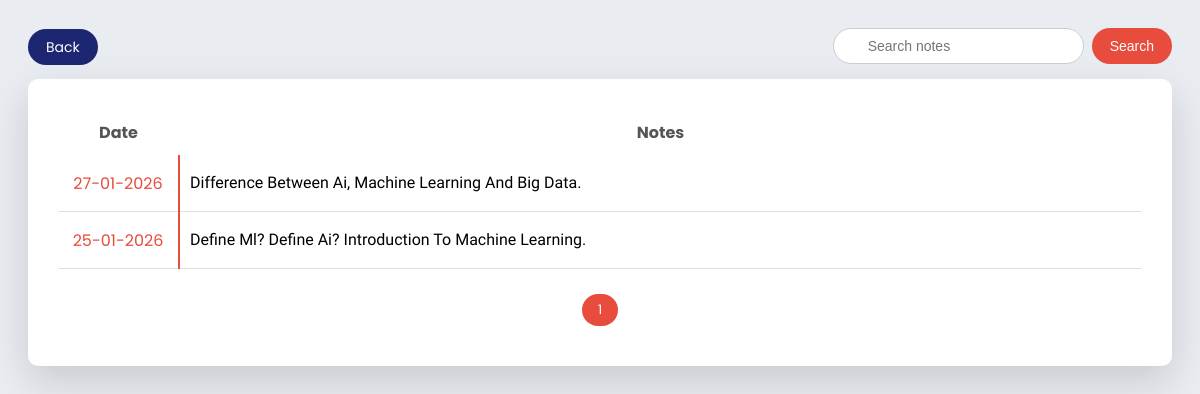
The page /college-studies/notes/ (signed in) on the database its author committed.
### app/models.py (models this page shows, shortened)
class college_studies(models.Model):
    date = models.DateField()
    start_time = models.TimeField()
    end_time = models.TimeField()
    duration = models.DurationField()
    subject = models.CharField(max_length=30,choices=[("machine learning","Machine Learning"),("r programming","R Programming"),("cloud computing","Cloud Computing"),("software testing","Software Testing")],null=True,blank=True)
    note = models.TextField()
    class Meta:
        ordering = ['-date']

### app/views.py (the view)
# urls.py: path('college-studies/notes/',notes,name='notes'),
@login_required(login_url='/login/')
def notes(request):
    query = request.GET.get('q')
    page_obj = college_studies.objects.order_by('-id','-date')
    if query:
        page_obj = college_studies.objects.filter(Q(note__icontains = query) | Q(date__icontains = query)).order_by('-id','-date')
    page_obj = Paginator(page_obj,20)
    page_number = request.GET.get('page')
    page_obj = page_obj.get_page(page_number)
    return render(request,"notes.html",context={'page_obj':page_obj})

### app/templates/notes.html (shortened to what this page needs)
<!DOCTYPE html>
<html lang="en">
<head>
</head>
<body>
    <div class="top-bar">
        <div>
        <a href="/college-studies/" class="back-btn">Back</a>
            </div>
            <div>
        <form class="search-form" method="get">
            <input type="text" name="q" value="{{query}}" placeholder="Search notes ">
            <button type="submit">Search</button>
        </form>
        </div>
    </div>
    <div class="notebook">
        <table>
            <thead>
                <tr>
                    <th>Date</th>
                    <th>Notes</th>
                </tr>
            </thead>
            <tbody>
                {% for i in page_obj %}
                <tr>
                    <td class="date">{{i.date|date:'j-m-Y'}}</td>
                    <td class="note-text">{{i.note|title}}</td>
                </tr>
                {% endfor %}
            </tbody>
        </table>
        <div class="pagination">
            {% for i in page_obj.paginator.page_range %}
            <a href="?page={{i.number}}" {% if page_obj.number == i %} class="active" {% endif %}>{{i}}</a>
            {% endfor %}
        </div>
    </div>
</body>
</html>

### app/templates/notes.html (style rules this page uses)
body { background: #e9ecf1; padding: 20px; font-family: 'Poppins', sans-serif; }
.top-bar { max-width: 1300px; margin: auto; display: flex; align-items: center; justify-content: space-between; gap: 10px; margin-bottom: 15px; }
.back-btn { background: #1d2671; color: #fff; padding: 8px 18px; border-radius: 20px; text-decoration: none; font-size: 14px; }
.search-form { display: flex; flex: 1; gap: 8px; }
.search-form input { flex: 1; padding: 9px 34px; border-radius: 20px; border: 1px solid #ccc; font-size: 14px; }
.search-form button { padding: 9px 18px; border-radius: 20px; border: none; background: #e74c3c; color: #fff; font-size: 14px; cursor: pointer; }
.notebook { max-width: 1300px; margin: auto; background: #fff; padding: 40px 30px 40px 30px; border-radius: 10px; box-shadow: 0 15px 40px rgba(0, 0, 0, 0.15); }
table { width: 100%; border-collapse: collapse; }
thead th { font-weight: bold; font-size: 16px; color: #555; padding-bottom: 10px; }
thead th:first-child { text-align: center; }
tbody tr { border-bottom: 1px solid #e0e0e0; }
td { padding: 12px 10px; }
.date { width: 100px; color: #e74c3c; font-size: 16px; text-align: center; vertical-align: middle; white-space: nowrap; border-right: 2px solid #e74c3c; }
.note-text { font-family: 'Patrick Hand', cursive; font-size: 16px; line-height: 32px; }
.pagination { display: flex; justify-content: center; gap: 10px; margin-top: 25px; }
.pagination a { padding: 6px 16px; border-radius: 18px; text-decoration: none; background: #1d2671; color: #fff; font-size: 13px; }
.pagination a.active { background: #e74c3c; }

### rows shown on the page
college_studies: date "27-01-2026", note "Difference Between Ai, Machine Learning And Big Data."
college_studies: date "25-01-2026", note "Define Ml? Define Ai? Introduction To Machine Learning."

### other values the page prints
{{ i }} "1"
